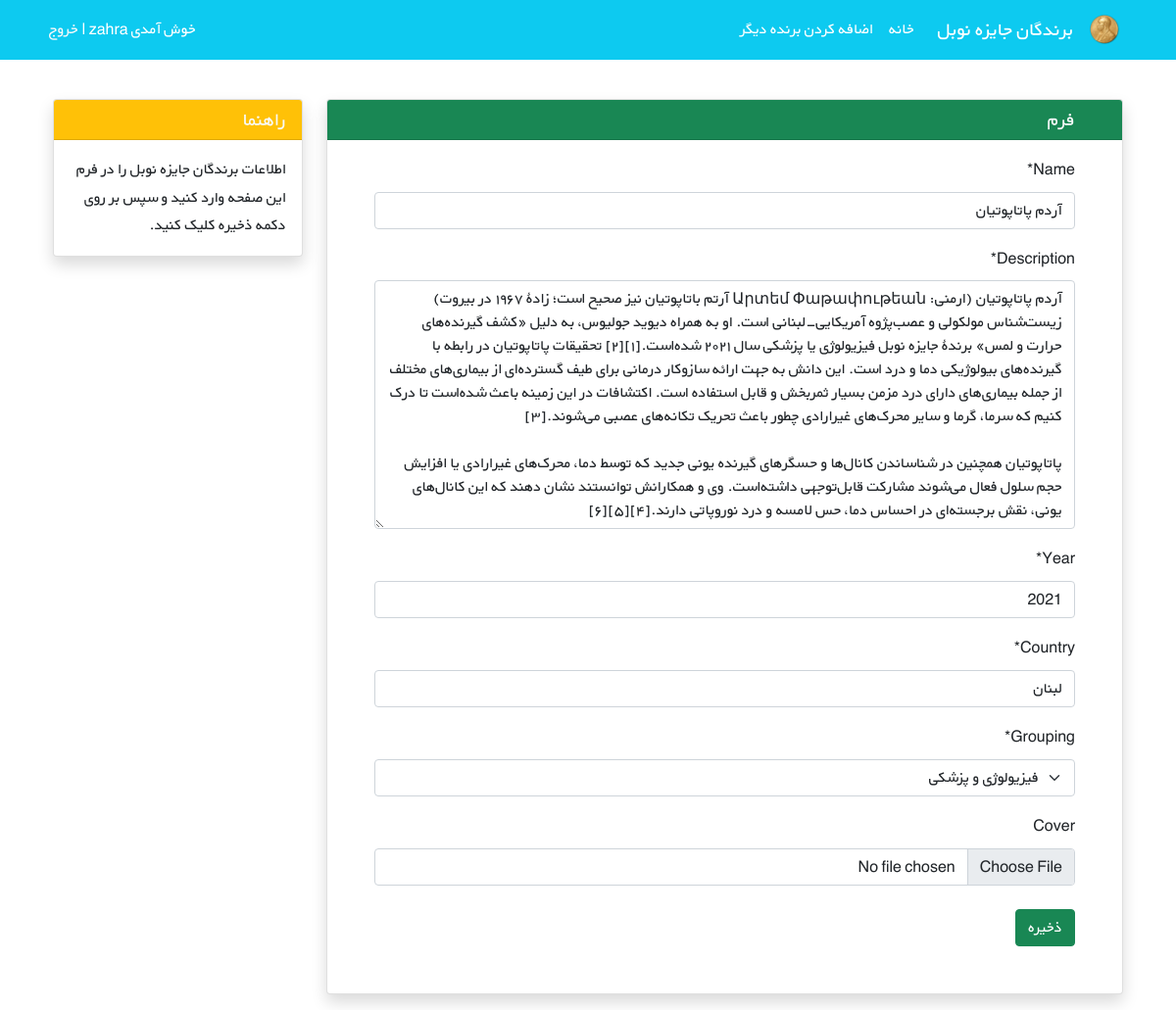
The app's page /nobels/4/edit/ (signed in) with its own data.
### nobels/models.py (models this page shows, shortened)
class Nobel(models.Model):
    STATUS_CHOICES = (
        ('اقتصاد', 'اقتصاد'),
        ("ادبیات", "ادبیات"),
        ('شیمی', 'شیمی'),
        ("فیزیک", "فیزیک"),
        ("صلح نوبل", "صلح نوبل"),
        ("فیزیولوژی و پزشکی", "فیزیولوژی و پزشکی"),
    )
    name = models.CharField(max_length=200)
    description = models.TextField()
    year = models.PositiveIntegerField()
    country = models.CharField(max_length=50)
    grouping = models.CharField(choices=STATUS_CHOICES, max_length=23)
    cover = models.ImageField(upload_to="covers/", blank=True)
    datetime_created = models.DateTimeField(auto_now_add=True)
    datetime_modified = models.DateTimeField(auto_now=True)

### nobels/views.py (the view)
# urls.py: path("<int:pk>/edit/", NobelUpdateView.as_view(), name="nobel_update"),
class NobelUpdateView(LoginRequiredMixin, generic.UpdateView):
    model = Nobel
    fields = ["name", "description", "year", "country", "grouping", "cover"]
    template_name = "nobels/nobel_update.html"

### nobels/templates/nobels/nobel_update.html (shortened to what this page needs)
{% extends "_base.html" %}
{% load crispy_forms_tags %}
{% block content %}
    <div class="container mt-4" dir="rtl">
        <div class="row">
            <div class="col-9">
                <div class="card shadow my-3">
                    <h5 class="card-header bg-success text-light px-5">فرم</h5>
                    <div class="px-5 pt-3 pb-5">
                        <form method="POST" enctype="multipart/form-data">
                            {{ form|crispy }}
                            <button type="submit" class="btn btn-success mt-2">ذخیره</button>
                        </form>
                    </div>
                </div>
            </div>
            <div class="col-3">
                <div class="card my-3 shadow">
                    <h5 class="card-header bg-warning text-light">راهنما</h5>
                    <div class="card-body">
                        <p class="card-text">
                            اطلاعات برندگان جایزه نوبل را در فرم این صفحه وارد کنید و سپس بر روی دکمه ذخیره کلیک کنید.
                        </p>
                    </div>
                </div>
            </div>
        </div>
    </div>
{% endblock %}

### static/css/style.css (style rules this page uses)
* { font-family: 'BYekan', sans-serif; line-height: 1.8rem; }

### records on screen
Nobel: name "آردم پاتاپوتیان", description "آردم پاتاپوتیان (ارمنی: Արտեմ Փաթափութեան آرتم باتاپوتیان نیز صحیح است؛ زادهٔ ۱۹۶۷ در بیروت) زیست‌شناس مولکولی و عصب‌پژوه آمریکایی-لبنانی است. او به همراه دیوید جولیوس، به دلیل «کشف گیرنده‌های حرارت و لمس» برندهٔ جایزه نوبل فیزیولوژی یا پزشکی سال ۲۰۲۱ شده‌است.[۱][۲] تحقیقات پاتاپوتیان در رابطه با گیرنده‌های بیولوژیکی دما و درد است. این دانش به جهت ارائه سازوکار درمانی برای طیف گسترده‌ای از بیماری‌های مختلف از جمله بیماری‌های دارای درد مزمن بسیار ثمربخش و قابل استفاده است. اکتشافات در این زمینه باعث شده‌است تا درک کنیم که سرما، گرما و سایر محرک‌های غیرارادی چطور باعث تحریک تکانه‌های عصبی می‌شوند.[۳] پاتاپوتیان همچنین در شناساندن کانال‌ها و حسگرهای گیرنده یونی جدید که توسط دما، محرک‌های…", year "2021", country "لبنان", grouping "فیزیولوژی و پزشکی"
